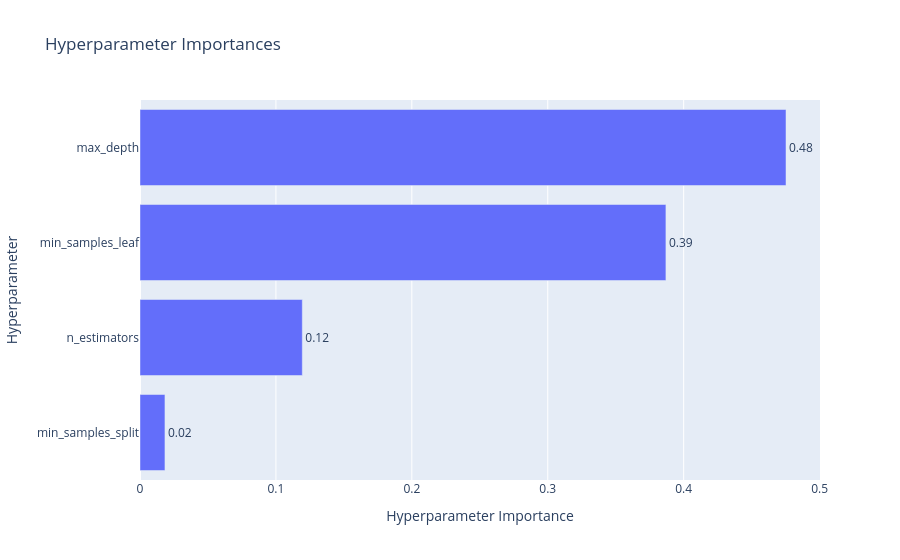

Source (notebook cell):
### Markdown cell above
## What was the most important hyperparameters

### Code cell
from optuna.visualization import plot_param_importances

fig = plot_param_importances(study)
fig.show(config=plotly_config)

### Figure 1 — Plotly figure (JSON) as saved in the notebook; plotly's stock layout.template omitted (floating-point values rounded to 4 significant figures)
{"data": [{"cliponaxis": false, "hovertemplate": ["min_samples_split (IntDistribution): 0.01835659876668418<extra></extra>", "n_estimators (IntDistribution): 0.11942451745203134<extra></extra>", "min_samples_leaf (IntDistribution): 0.3869347314824103<extra></extra>", "max_depth (IntDistribution): 0.47528415229887416<extra></extra>"], "name": "Objective Value", "orientation": "h", "text": ["0.02", "0.12", "0.39", "0.48"], "textposition": "outside", "type": "bar", "x": [0.01836, 0.1194, 0.3869, 0.4753], "y": ["min_samples_split", "n_estimators", "min_samples_leaf", "max_depth"]}], "layout": {"title": {"text": "Hyperparameter Importances"}, "xaxis": {"title": {"text": "Hyperparameter Importance"}}, "yaxis": {"title": {"text": "Hyperparameter"}}}}
